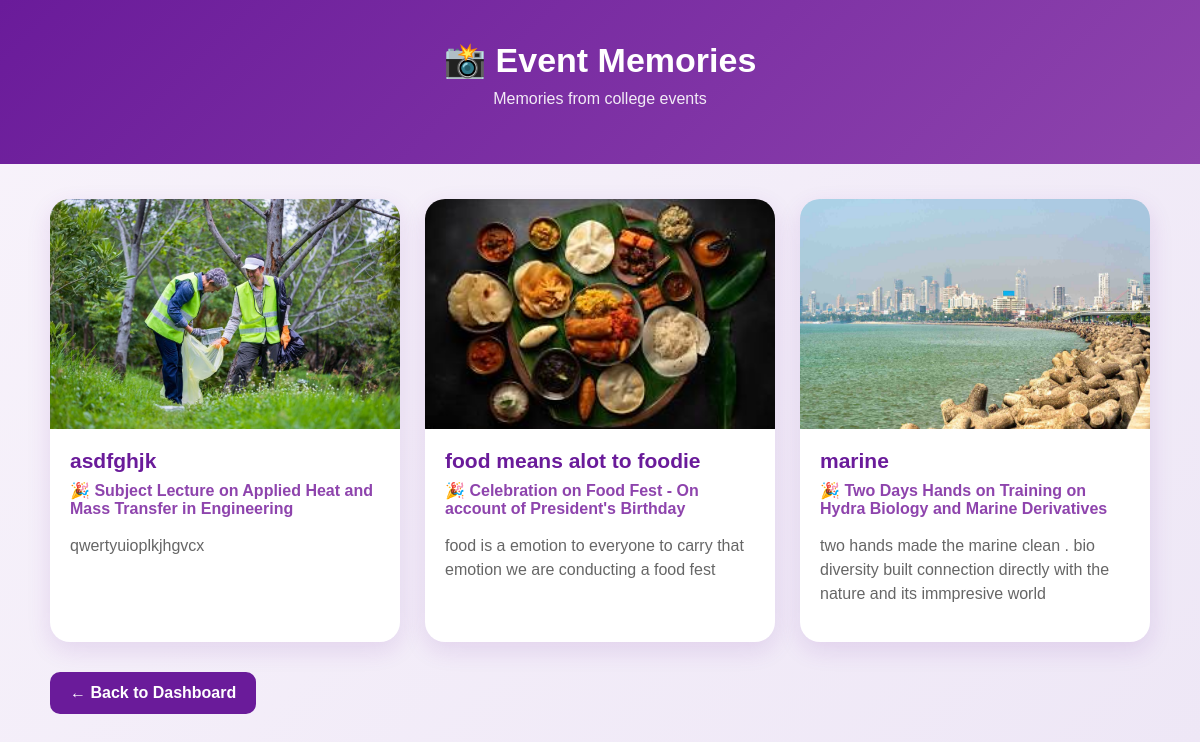
Screenshot of /event-memories (signed in) with the database file from the repository.
### tables this page shows
CREATE TABLE event_memories (
            id INTEGER PRIMARY KEY AUTOINCREMENT,
            event_id INTEGER,
            title TEXT NOT NULL,
            description TEXT,
            file_name TEXT NOT NULL,
            file_type TEXT NOT NULL,
            FOREIGN KEY (event_id) REFERENCES events(id)
        );

CREATE TABLE events (
            id INTEGER PRIMARY KEY AUTOINCREMENT,
            name TEXT NOT NULL,
            date TEXT NOT NULL,
            time TEXT NOT NULL,
            venue TEXT NOT NULL,
            description TEXT,
            registration_deadline TEXT,
            registration_open INTEGER DEFAULT 1
        , capacity INTEGER DEFAULT 100);

### app.py (the view)
@app.route("/event-memories")
def event_memories():
    if "student_id" not in session:
        return redirect("/login")
    conn = get_db()
    memories = conn.execute(
        """
        SELECT
            event_memories.title,
            event_memories.description,
            event_memories.file_name,
            event_memories.file_type,
            events.name AS event_name
        FROM event_memories
        INNER JOIN events
        ON event_memories.event_id = events.id
        ORDER BY event_memories.id DESC
        """
    ).fetchall()
    conn.close()
    return render_template(
        "event_memories.html",
        memories=memories
    )

### app.py (called while the page is built)
def get_db():
    conn = sqlite3.connect(DATABASE)
    conn.row_factory = sqlite3.Row
    return conn

### templates/event_memories.html (shortened to what this page needs)
<!DOCTYPE html>
<html lang="en">
<head>
</head>
<body>
<header>
    <h1>📸 Event Memories</h1>
    <p>
        Memories from college events
    </p>
</header>
<div class="container">
{% if memories %}
<div class="memory-grid">
{% for memory in memories %}
<div class="memory-card">
    {% if memory['file_type'] == 'image' %}
        <a
            href="{{ url_for('static', filename='uploads/' + memory['file_name']) }}"
            target="_blank"
            title="Click to view image"
        >
            <img
                src="{{ url_for('static', filename='uploads/' + memory['file_name']) }}"
                class="memory-media"
                alt="{{ memory['title'] }}"
            >
        </a>
    {% endif %}
    <div class="memory-content">
        <h2>
            {{ memory['title'] }}
        </h2>
        <div class="event-name">
            🎉 {{ memory['event_name'] }}
        </div>
        {% if memory['description'] %}
        <p>
            {{ memory['description'] }}
        </p>
        {% endif %}
    </div>
</div>
{% endfor %}
</div>
{% endif %}
<a href="/dashboard" class="back">
    ← Back to Dashboard
</a>
</div>
</body>
</html>

### templates/event_memories.html (style rules this page uses)
* { box-sizing: border-box; }
body { margin: 0; font-family: Arial, sans-serif; background: linear-gradient(135deg, #f8f3fb, #eee7f6); color: #333; }
header { background: linear-gradient(135deg, #6a1b9a, #8e44ad); color: white; text-align: center; padding: 40px 20px; }
header h1 { margin: 0; font-size: 34px; }
header p { margin-top: 10px; opacity: 0.9; }
.container { width: 92%; max-width: 1100px; margin: 35px auto; }
.memory-grid { display: grid; grid-template-columns: repeat(3, 1fr); gap: 25px; }
.memory-card { background: white; border-radius: 20px; overflow: hidden; box-shadow: 0 8px 25px rgba(106,27,154,0.12); transition: transform 0.3s, box-shadow 0.3s; }
.memory-media { width: 100%; height: 230px; object-fit: cover; display: block; background: #f3e5f5; }
.memory-card a { display: block; cursor: pointer; }
.memory-card a img { transition: transform 0.3s; }
.memory-content { padding: 20px; }
.memory-content h2 { color: #6a1b9a; margin: 0 0 8px; font-size: 21px; }
.event-name { color: #8e44ad; font-weight: bold; margin-bottom: 10px; }
.memory-content p { color: #666; line-height: 1.5; }
.back { display: inline-block; margin-top: 30px; padding: 12px 20px; background: #6a1b9a; color: white; text-decoration: none; border-radius: 10px; font-weight: bold; }

### rows the page displays
event_memories: file_name (picture), title "asdfghjk", event_name "Subject Lecture on Applied Heat and Mass Transfer in Engineering", description "qwertyuioplkjhgvcx"
event_memories: file_name (picture), title "food means alot to foodie", event_name "Celebration on Food Fest - On account of President's Birthday", description "food is a emotion to everyone to carry that emotion we are conducting a food fest"
event_memories: file_name+title (picture), title "marine", event_name "Two Days Hands on Training on Hydra Biology and Marine Derivatives", description "two hands made the marine clean . bio diversity built connection directly with the nature and its immpresive world"
